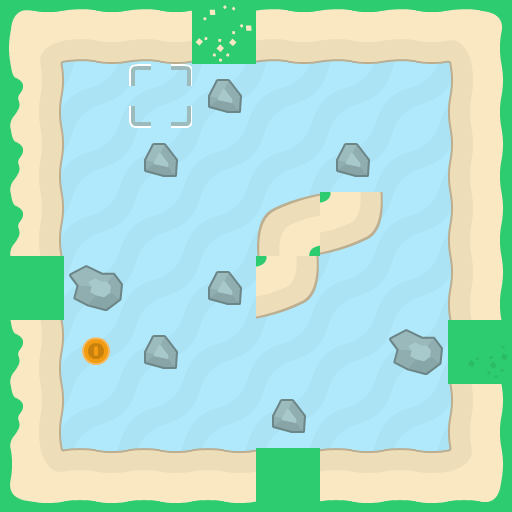

A level layout from a 2D game, rendered from its tile map. Below: a short description, then the map file with its tile-grid data intact:
An orthogonal 8x8 tile map with 64x64 px tiles, 4 tile layers (background, walls, foreground, objects).

<map version="1.10" tiledversion="1.11.2" orientation="orthogonal" renderorder="right-down" width="8" height="8" tilewidth="64" tileheight="64" infinite="0" nextlayerid="6" nextobjectid="1">
 <properties>
  <property name="character_bottom" value="[[16,0]]" />
  <property name="character_left" value="[[16,3]]" />
  <property name="character_right" value="[[16,2]]" />
  <property name="character_top" value="[[16,1]]" />
 </properties>
 <tileset firstgid="1" source="tiles_sheet.tsx" />
 <layer id="4" name="background" width="8" height="8">
  <data encoding="csv">
77,77,77,77,77,77,77,77,
77,77,77,77,77,77,77,77,
77,77,77,77,77,77,77,77,
77,77,77,77,77,77,77,77,
77,77,77,77,77,77,77,77,
77,77,77,77,77,77,77,77,
77,77,77,77,77,77,77,77,
77,77,77,77,77,77,77,77
</data>
 </layer>
 <layer id="1" name="walls" width="8" height="8">
  <data encoding="csv">
38,58,58,25,58,58,58,39,
43,0,0,52,0,0,0,23,
43,0,52,0,0,52,0,23,
43,0,0,0,6,60,0,23,
24,53,0,52,60,0,0,23,
43,0,52,0,0,0,53,42,
43,0,0,0,52,0,0,23,
55,7,7,7,24,7,7,56
</data>
 </layer>
 <layer id="5" name="foreground" width="8" height="8">
  <data encoding="csv">
0,0,0,0,0,0,0,0,
0,0,0,0,0,0,0,0,
0,0,0,0,0,0,0,0,
0,0,0,0,0,0,0,0,
0,0,0,0,0,0,0,0,
0,0,0,0,0,0,0,0,
0,0,0,0,0,0,0,0,
0,0,0,0,0,0,0,0
</data>
 </layer>
 <layer id="3" name="objects" width="8" height="8">
  <data encoding="csv">
0,0,0,0,0,0,0,0,
0,0,102,0,0,0,0,0,
0,0,0,0,0,0,0,0,
0,0,0,0,0,0,0,0,
0,0,0,0,0,0,0,0,
0,85,0,0,0,0,0,0,
0,0,0,0,0,0,0,0,
0,0,0,0,0,0,0,0
</data>
 </layer>
</map>
